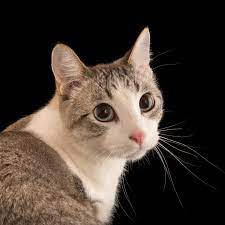
#> input picture cat.jpg, 225 x 225 px
$ jupyter execute 'Filter Laplacian 1.ipynb'   (older library calls are emulated)
#> lines starting #> are read from the running program, lines starting #| are printed output that depends on the picture
Import Library

[cell 1]
import cv2
from matplotlib import pyplot as plt

Read Input Image

[cell 2]
img0 = cv2.imread('cat.jpg')
#> img0 is the input picture: shape (225, 225, 3); mean B, G, R 49.3, 57.4, 69

Konversi ke gray

[cell 3]
gray = cv2.cvtColor(img0, cv2.COLOR_BGR2GRAY)
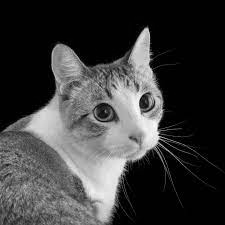
#> gray: shape (225, 225); min 0, max 252, mean 60

Hilangkan noise

[cell 4]
img = cv2.GaussianBlur(gray, (3, 3), 0)
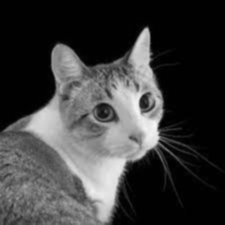
#> img: shape (225, 225); min 0, max 247, mean 60

Konvolusi dengan kernel

[cell 5]
laplacian = cv2.Laplacian(img, cv2.CV_64F)
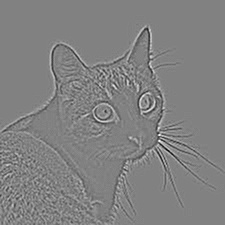
#> laplacian: shape (225, 225) float64; min -105, max 101, mean 0; drawn with min black and max white

Tampilkan dengan matplotlib

[cell 6]
plt.subplot (1, 2, 1), plt.imshow(img,cmap='gray')
plt.title ('Original'), plt.xticks([]), plt.yticks([])
plt.subplot (1, 2, 2), plt.imshow (laplacian, cmap = 'gray')
plt.title('Laplacian'), plt.xticks([]), plt.yticks([])
plt.show()
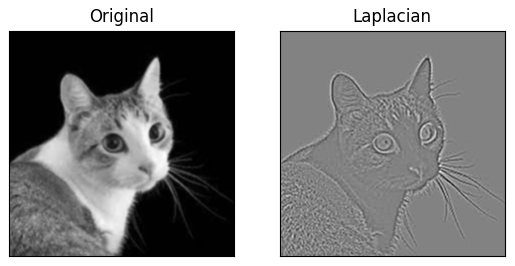
#> figure drawn by matplotlib, 2 panels
